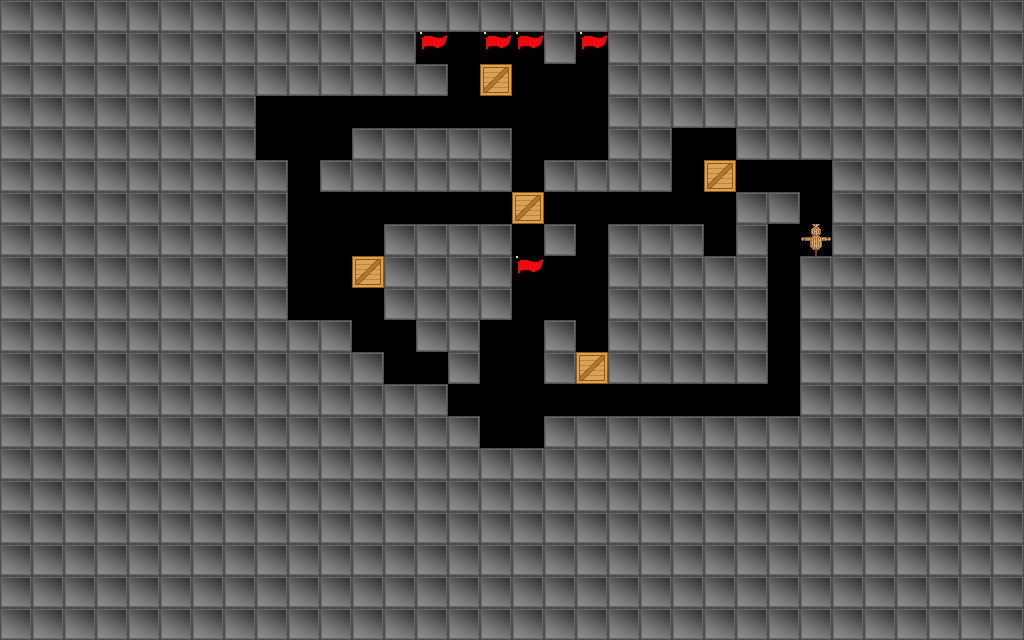

Below is a game level as drawn by its tile map, then a one-line description and the .tmx file that defines it, in full:
An orthogonal 32x20 tile map with 32x32 px tiles, 1 tile layer (タイル・レイヤー 1).

<map version="1.2" tiledversion="1.3.4" orientation="orthogonal" renderorder="right-down" width="32" height="20" tilewidth="32" tileheight="32" infinite="0" nextlayerid="2" nextobjectid="1">
 <editorsettings>
  <export target="../Sokoban/Resources/Map/Stage6.csv" format="csv" />
 </editorsettings>
 <tileset firstgid="1" source="MapChip.tsx" />
 <layer id="1" name="タイル・レイヤー 1" width="32" height="20">
  <data encoding="csv">
1,1,1,1,1,1,1,1,1,1,1,1,1,1,1,1,1,1,1,1,1,1,1,1,1,1,1,1,1,1,1,1,
1,1,1,1,1,1,1,1,1,1,1,1,1,2,0,2,2,1,2,1,1,1,1,1,1,1,1,1,1,1,1,1,
1,1,1,1,1,1,1,1,1,1,1,1,1,1,0,3,0,0,0,1,1,1,1,1,1,1,1,1,1,1,1,1,
1,1,1,1,1,1,1,1,0,0,0,0,0,0,0,0,0,0,0,1,1,1,1,1,1,1,1,1,1,1,1,1,
1,1,1,1,1,1,1,1,0,0,0,1,1,1,1,1,0,0,0,1,1,0,0,1,1,1,1,1,1,1,1,1,
1,1,1,1,1,1,1,1,1,0,1,1,1,1,1,1,0,1,1,1,1,0,3,0,0,0,1,1,1,1,1,1,
1,1,1,1,1,1,1,1,1,0,0,0,0,0,0,0,3,0,0,0,0,0,0,1,1,0,1,1,1,1,1,1,
1,1,1,1,1,1,1,1,1,0,0,0,1,1,1,1,0,1,0,1,1,1,0,1,0,4,1,1,1,1,1,1,
1,1,1,1,1,1,1,1,1,0,0,3,1,1,1,1,2,0,0,1,1,1,1,1,0,1,1,1,1,1,1,1,
1,1,1,1,1,1,1,1,1,0,0,0,1,1,1,1,0,0,0,1,1,1,1,1,0,1,1,1,1,1,1,1,
1,1,1,1,1,1,1,1,1,1,1,0,0,1,1,0,0,1,0,1,1,1,1,1,0,1,1,1,1,1,1,1,
1,1,1,1,1,1,1,1,1,1,1,1,0,0,1,0,0,1,3,1,1,1,1,1,0,1,1,1,1,1,1,1,
1,1,1,1,1,1,1,1,1,1,1,1,1,1,0,0,0,0,0,0,0,0,0,0,0,1,1,1,1,1,1,1,
1,1,1,1,1,1,1,1,1,1,1,1,1,1,1,0,0,1,1,1,1,1,1,1,1,1,1,1,1,1,1,1,
1,1,1,1,1,1,1,1,1,1,1,1,1,1,1,1,1,1,1,1,1,1,1,1,1,1,1,1,1,1,1,1,
1,1,1,1,1,1,1,1,1,1,1,1,1,1,1,1,1,1,1,1,1,1,1,1,1,1,1,1,1,1,1,1,
1,1,1,1,1,1,1,1,1,1,1,1,1,1,1,1,1,1,1,1,1,1,1,1,1,1,1,1,1,1,1,1,
1,1,1,1,1,1,1,1,1,1,1,1,1,1,1,1,1,1,1,1,1,1,1,1,1,1,1,1,1,1,1,1,
1,1,1,1,1,1,1,1,1,1,1,1,1,1,1,1,1,1,1,1,1,1,1,1,1,1,1,1,1,1,1,1,
1,1,1,1,1,1,1,1,1,1,1,1,1,1,1,1,1,1,1,1,1,1,1,1,1,1,1,1,1,1,1,1
</data>
 </layer>
</map>
